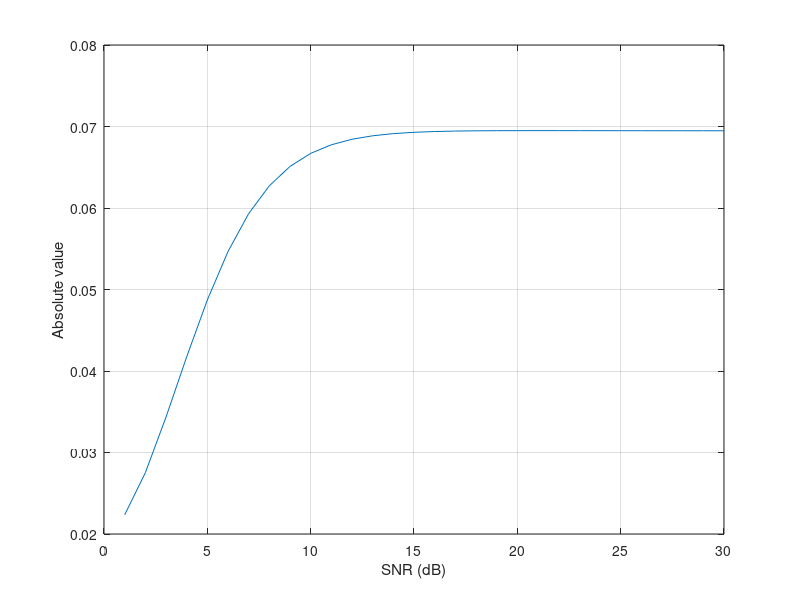

Write MATLAB code to recreate this figure.

%   MTEST: Single sample Smirnov-Cramer-Von Mises goodness-of-fit hypothesis test.
%   H = MTEST(X,ALPHA) performs the particular case of Smirnov-Cramer-Von Mises
%   test to determine whether the null hypothesis of composite normality CDF is 
%   a reasonable assumption regarding the population distribution of a random sample X
%   with the desired significance level ALPHA. The Smirnov-Cramer-Von Mises test 
%   is based on interpolation procedure, so the significance level is restricted to 
%   0.001 <= ALPHA <= 0.10.
%
%   H indicates the result of the hypothesis test according to the MATLAB rules 
%   of conditional statements:
%   H=1 => Do not reject the null hypothesis at significance level ALPHA.
%   H=0 => Reject the null hypothesis at significance level ALPHA.
% 
%   Let S(x) be the empirical c.d.f. estimated from the sample vector X, F(x) 
%   be the corresponding true normal population c.d.f., and CDF be a
%   normal c.d.f. with zero mean and unit standard deviation. The 
%   Smirnov-Cramer-Von Mises hypotheses and test statistic in this particular case are:
% 
%   Null Hypothesis:        F(x) is normal with zero mean and unit variance.
%   Alternative Hypothesis: F(x) is not normal with zero mean and unit variance.
%
%   Test Statistic:         W^2 = integral from 0 to 1 of (S(x)-F(x))^2 dF(x)
%
%   The decision to reject the null hypothesis is taken when the test statistic
%   exceeds the critical value. 
%
%   X must be a row vector representing a random sample. ALPHA must be a scalar.
%   The function doesn't check the formats of X and ALPHA, as well as a number of the
%   input and output parameters.
%
%   The asymptotic limit of the Smirnov-Cramer-Von Mises is reached when LENGTH(X)>=3.
%
% Author: G. Levin, May, 2003
%
% References:
%   W. T. Eadie, D. Drijard, F. E. James, M Roos and B. Sadoulet, "Statistical Methods
%   in Experimental Physics", North-Holland, Sec. Reprint, 1982.

%%
% The command line 
% W2=(1/12/N + sum((F-(2*I'- 1)/2/N).^2))/N; 
% needs the ' after the I, otherwise MatLab gives an error. 
% Note also that the input vector x needs to have zero mean and unit std. This could be improved as a simple computation
%%
%Find the critical value which corresponds to the given ALPHA

clear all;
close all;
DB_min = 1;
DB_max = 30;
DB_var = 1;
AMP    = 1;
samp   = 512;         %Number of samples per signal
alpha  = 0.05;
iteration = 10;
i      = 1;
for iterate = 1:iteration
    % db     = -5;

    err    = randn(samp,1); %*10^(-db/10);
    X      = rand(samp,1);
    for db = DB_min:DB_max

        x  = AMP*(X + err*10^(-(db-DB_var)/10));
        N  = length(x);
        a  = [0.001, 0.010, 0.050, 0.100];  %alphas
        q  = [1.168, 0.743, 0.461, 0.347]/N; %asymptotic quantiles
        CV = interp1(a, q, alpha, 'linear'); %the critical value
        CV_vec(db) = CV;
%         i  = i+1;
%Build the S(x), the empirical c.d.f.
        I  = [1:N];
        S  = I/N; %order statistics

%Build the Null Hypothesis c.d.f F(x), the normal distribution with zero mean and unit variance.
        x=sort(x);
        F=0.5*erfc(-x/sqrt(2)); %normal cumulative distribution

%Calculate the Smirnov-Cramer-Von Mises metric
        d_W2(db, iterate)=(1/12/N+sum((F'-(2*I-1)/2/N).^2))/N; %see reference

%Decision
        H=(d_W2>CV);
    end;
end;
d_W2_ave = mean(d_W2,2);

db = DB_min:DB_max;
%% Plot
plot(db,d_W2_ave); grid on
% axis normal
% title('d_{CV} calculated by first method in C-V test') 
xlabel('SNR (dB)'), ylabel('Absolute value')